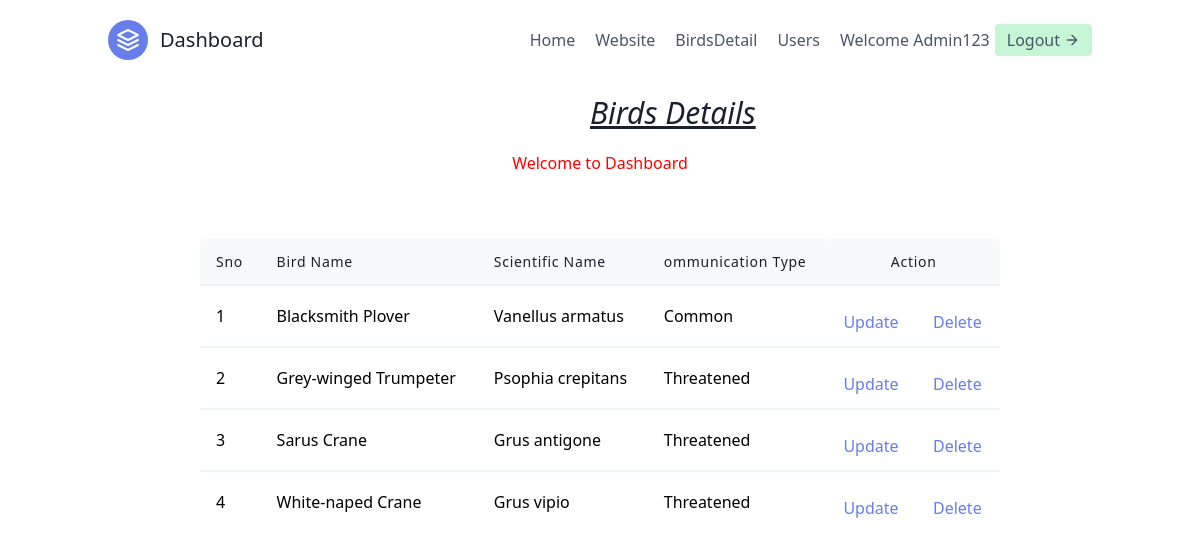
Screenshot of /BirdDetail.php (signed in) with the database file from the repository.
### tables this page shows
CREATE TABLE `bird_master` (
  `sno` int(11) NOT NULL,
  `bird_name` text NOT NULL,
  `habitat` text NOT NULL,
  `scientific_name` text NOT NULL,
  `geographical_name` text NOT NULL,
  `image` varchar(30) NOT NULL,
  `c_status` text NOT NULL,
  `about_info` varchar(700) NOT NULL
);

### main_db.php (called while the page is built, shortened)
<?php
class Connection
{
    private $con;
    function __construct()
    {
        $dns = "mysql:host=localhost;dbname=birdsInfo;charset:UTF8";
        try
        {
            $this->con = new PDO($dns,"root","");
        }
        catch(PDOException $e)
        {
            echo $e->getMessage();
        }
    }
    function DisplayBirdInfo()
    {
        $query = "select * from bird_master";
        $stmt = $this->con->prepare($query);
        try
        {
            $stmt->execute();
            $r = $stmt->fetchAll();
        }
        catch(PDOException $e)
        {
            echo $e->getMessage();
        }
        return $r;
    }
}
?>

### BirdDetail.php (the view)
<?php include('dashboardBase.php') ?>
<?php require 'main_db.php'; ?>
<h1 class="sm:text-3xl text-2xl font-medium title-font mb-4 text-gray-900" style="margin-left: 590px;
    margin-top: 10px;"><i><u>Birds Details</u></i></h1>
    <?php
        if(isset($_SESSION['msg']))
        {
          echo "<center><p style='color:red;'>".$_SESSION['msg']."</p></center>";
        }
        else
        {
          echo "<center><p style='color:red;'>Welcome to Dashboard</p></center>";
        }
    ?>
<?php
if($_SESSION['admin'])
{
    $obj = new Connection();
    $r = $obj->DisplayBirdInfo();
    if($r)
    {
        echo "<div class='lg:w-2/3 w-full mx-auto overflow-auto' style='margin-top:64px;'>
            <table class='table-auto w-full text-left whitespace-no-wrap'>";
        echo "<thead><tr>
                <th class='px-4 py-3 title-font tracking-wider font-medium text-gray-900 text-sm bg-gray-100 rounded-tl rounded-bl'>Sno</th>
                <th class='px-4 py-3 title-font tracking-wider font-medium text-gray-900 text-sm bg-gray-100'>Bird Name</th>
                <th class='px-4 py-3 title-font tracking-wider font-medium text-gray-900 text-sm bg-gray-100'>Scientific Name</th>
                <th class='px-4 py-3 title-font tracking-wider font-medium text-gray-900 text-sm bg-gray-100 rounded-tr rounded-br'>ommunication Type</th>
                <th class='px-4 py-3 title-font tracking-wider font-medium text-gray-900 text-sm bg-gray-100 rounded-tr rounded-br text-center' colspan='2'>Action</th>
                </tr></thead><tbody>";
        foreach($r as $v)
        {
            echo "<tr>
                    <td class='border-t-2 border-gray-200 px-4 py-3'>$v[0]</td>
                    <td class='border-t-2 border-gray-200 px-4 py-3'>$v[1]</td>
                    <td class='border-t-2 border-gray-200 px-4 py-3'>$v[3]</td>
                    <td class='border-t-2 border-gray-200 px-4 py-3'>$v[6]</td>
                    <td class='border-t-2 border-gray-200 px-4 py-3'><a class='mt-3 text-indigo-500 inline-flex items-center' href='birdUpdate.php?sno=".$v[0]."'>Update</a></td>
                    <td class='border-t-2 border-gray-200 px-4 py-3'><a class='mt-3 text-indigo-500 inline-flex items-center' href='birdDelete.php?sno=".$v[0]."'>Delete</a></td>
                </tr></tbody>";
        }
        echo "</tbody></table></div>";
    }
}
?>

### rows the page displays
bird_master: sno "1", bird_name "Blacksmith Plover", scientific_name "Vanellus armatus", c_status "Common"
bird_master: sno "2", bird_name "Grey-winged Trumpeter", scientific_name "Psophia crepitans", c_status "Threatened"
bird_master: sno "3", bird_name "Sarus Crane", scientific_name "Grus antigone", c_status "Threatened"
bird_master: sno "4", bird_name "White-naped Crane", scientific_name "Grus vipio", c_status "Threatened"

### other values shown
$_SESSION['admin'] "Admin123"
